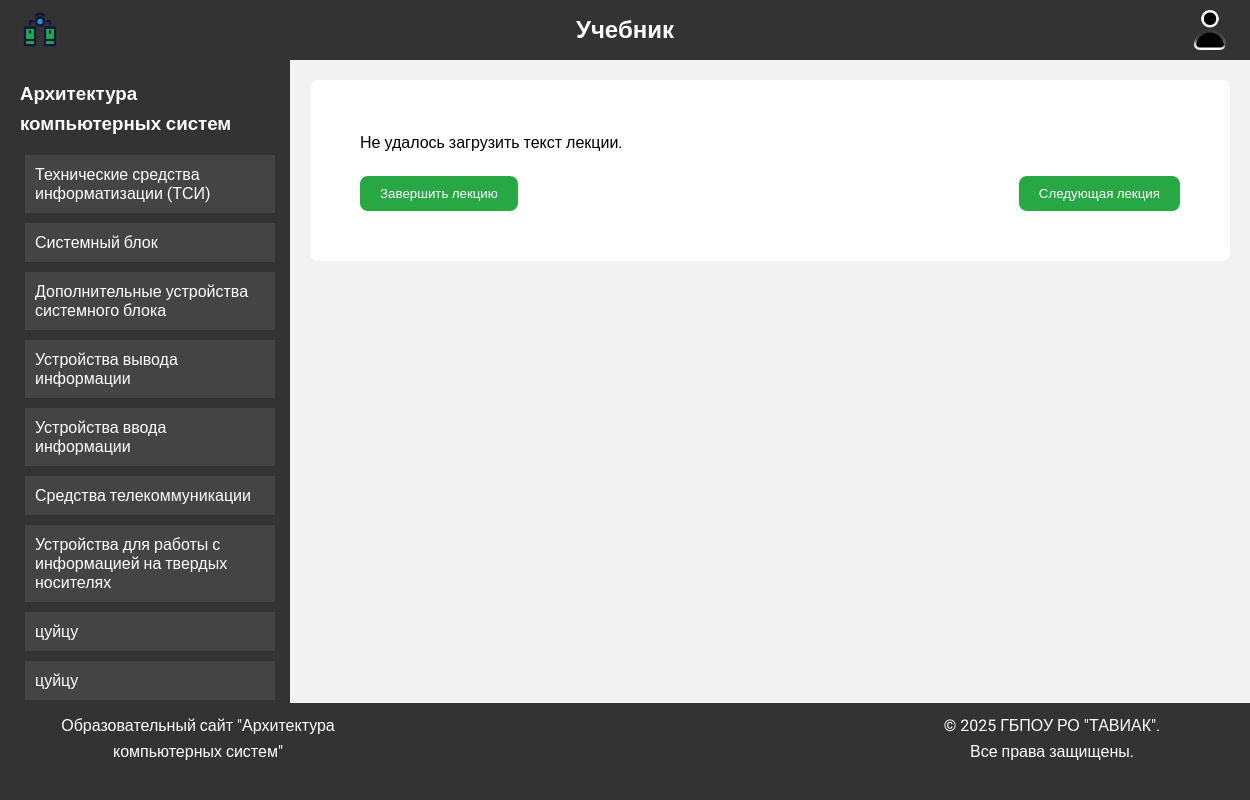
The page /index.php?page=course on the database its author committed.
### tables this page shows
CREATE TABLE `section` (
  `id` int NOT NULL,
  `title_section` varchar(100) NOT NULL,
  `order_section` int NOT NULL
);

CREATE TABLE `lecture` (
  `id` int NOT NULL,
  `id_section` int NOT NULL,
  `title_lecture` varchar(100) NOT NULL,
  `lecture_text` text NOT NULL,
  `order_lecture` int NOT NULL,
  `test_id` int DEFAULT '1'
);

### pages/course_logic/logic.php (called while the page is built, shortened)
<?php
require_once 'cache_functions.php';
require_once(__DIR__ . "/../../database/dbconnect.php");
$sectionsCacheKey = 'sections_data';
$sections = getCache($sectionsCacheKey);
if (!$sections) {
    $sectionsQuery = "SELECT id, title_section FROM section ORDER BY id ASC";
    $sectionsResult = $dbcon->query($sectionsQuery);
    $sections = $sectionsResult->fetch_all(MYSQLI_ASSOC);
}
$lecturesCacheKey = 'lectures_data';
$lectures = getCache($lecturesCacheKey);
if (!$lectures) {
    $lecturesQuery = "SELECT id, id_section, title_lecture, order_lecture FROM lecture ORDER BY id_section ASC, order_lecture ASC";
    $lecturesResult = $dbcon->query($lecturesQuery);
    $lectures = $lecturesResult->fetch_all(MYSQLI_ASSOC);
}
$lecturesBySection = [];
foreach ($lectures as $lecture) {
    $lecturesBySection[$lecture['id_section']][] = $lecture;
}
$allLectures = [];
foreach ($lecturesBySection as $sectionLectures) {
    foreach ($sectionLectures as $lecture) {
        $allLectures[] = $lecture;
    }
}

### pages/course_logic/cache_functions.php (called while the page is built, shortened)
<?php
function getCache($key)
{
    $cacheFile = __DIR__ . '/cache/' . md5($key) . '.cache';
    return false;
}

### pages/course.php (the view, shortened to what this page needs)
<?php
require_once 'course_logic/cache_functions.php';
require_once 'course_logic/logic.php';
?>
<div class="course__container">
    <div class="course__sidebar">
        <h3>Архитектура компьютерных систем</h3>
        <ul class="course__accordion">
            <?php foreach ($sections as $section): ?>
                <li>
                    <button class="course__accordion-section" data-state="collapsed">
                        <?php echo htmlspecialchars($section['title_section']); ?>
                    </button>
                </li>
            <?php endforeach; ?>
        </ul>
    </div>
    <div class="course__content">
        <?php foreach ($allLectures as $index => $lecture): ?>
            <section
                id="lecture-<?php echo $lecture['id']; ?>"
                class="cours__lecture"
                style="display: none;"
                data-next-lecture-id="<?php echo $index + 1 < count($allLectures) ? $allLectures[$index + 1]['id'] : ''; ?>">
                <article id="lecture-content-<?php echo $lecture['id']; ?>">
                </article>
                <div class="course__footer">
                    <button class="course__complete-lecture" data-lecture-id="<?php echo $lecture['id']; ?>">Завершить лекцию</button>
                    <button class="course__next-lecture" data-lecture-id="<?php echo $lecture['id']; ?>">Следующая лекция</button>
                </div>
            </section>
        <?php endforeach; ?>
    </div>
</div>

### includes/main_container.php (shortened to what this page needs)
<div class="main__container">
    <?php
        if (isset($_GET['page'])) {
            $allowed_pages = ['home', 'course', 'profile', 'authorization', 'teacher'];
            $page = basename($_GET['page']);
            if (in_array($page, $allowed_pages)) {
                include "pages/$page.php";
            } else {
                echo "<p>Страница не найдена.</p>";
                $newPageTitle = "Страница не найдена - Образовательный курс";
            }
        } else {
            include "pages/home.php";
            $newPageTitle = "Главная страница - Образовательный курс";
        }
    ?>
</div>

### index.php (shortened to what this page needs)
<?php
    include "includes/main_container.php";
    $content = ob_get_clean();
?>
<!DOCTYPE html>
<html lang="en">
<head>
    <link rel="stylesheet" href="style/style_main.css">
    <link rel="stylesheet" href="style/style_home.css">
    <link rel="stylesheet" href="style/style_course.css">
    <link rel="stylesheet" href="style/style_profile.css">
    <link rel="stylesheet" href="style/style_authorization.css">
    <link rel="stylesheet" href="style/style_lecture.css">
    <link rel="stylesheet" href="style/style_teacher.css">
</head>
<body>
    <div class="wrapper">
        <header>
            <?php require "includes/header.php"; ?>
        </header>
        <main>
            <?php echo $content; ?>
        </main>
        <footer>
            <?php require "includes/footer.php"; ?>
        </footer>
    </div>
</body>
</html>

### includes/header.php
<div class="header__container">
    <div class="header__container-logo">
        <a href="index.php?page=home" class="header__logo">
            <img src="images/logo.png" alt="Логотип сайта" width="40" height="40">
        </a>
    </div>
    <div class="header__container-course">
        <h1 class="header__title">
            <a href="index.php?page=course">Учебник</a>
        </h1>
    </div>
    <div class="header__container-profile">
    <?php if (isset($_SESSION['authorization_dostup'])): ?>
        <?php if ($_SESSION['authorization_dostup_role'] === 'admin'): ?>
            <a href="index.php?page=teacher" class="header__icon">
                <img src="images/icon1.png" alt="Иконка пользователя" width="40" height="40">
            </a>
        <?php else: ?>
            <a href="index.php?page=profile" class="header__icon">
                <img src="images/icon1.png" alt="Иконка пользователя" width="40" height="40">
            </a>
        <?php endif; ?>
    <?php else: ?>
        <a href="#" class="header__icon" id="openAuthModal">
            <img src="images/icon.png" alt="Иконка пользователя" width="40" height="40">
        </a>
    <?php endif; ?>
</div>
</div>

### includes/footer.php
<div class="footer__container">
	<div class="footer__left">
		<p>Образовательный сайт "Архитектура компьютерных систем"</p> <br>
	</div>
	<div class="footer__right">
		<p>© 2025 ГБПОУ РО "ТАВИАК". <br> Все права защищены.</p>
	</div>
</div>

### style/style_main.css (style rules this page uses)
* { margin: 0; padding: 0; font-family: "Roboto", Arial, sans-serif; }
.wrapper { font-size: 16px; line-height: 1.6; color: #000000; background-color: #f2f2f2; text-align: justify; min-width: 1240px; display: grid; grid-template-rows: auto 1fr auto; display: flex; flex-direction: column; min-height: 100vh; }
.wrapper a { color: #ffffff; text-decoration: none; }
header { background-color: #333; color: #fff; padding: 10px 20px; }
.header__container { display: flex; justify-content: space-between; align-items: center; }
.header__container-logo, .header__container-course, .header__container-profile { display: flex; align-items: center; }
.header__title a { color: #fff; }
.header__title { font-size: 1.5em; margin: 0; }
.header__logo img, .header__icon img { vertical-align: middle; }
footer { background-color: #333; color: #fff; text-align: justify; display: flex; justify-content: center; bottom: 0; margin-top: auto; }
.footer__container { display: flex; justify-content: space-between; align-items: flex-start; padding: 10px; width: 1200px; }
.footer__left, .footer__center, .footer__right { width: calc(33% - 50px); text-align: center; }

### style/style_course.css (style rules this page uses)
.course__container { display: flex; width: 100%; height: calc(100vh - 157px); overflow: hidden; }
.course__sidebar { width: 250px; background-color: #333; color: #fff; padding: 20px; overflow-y: auto; height: 100%; min-width: min-content; max-width: 20%; scrollbar-width: thin; scrollbar-color: #fff #444; }
.course__sidebar h3 { margin-bottom: 10px; color: #fff; }
.course__accordion { list-style: none; padding: 0; padding-bottom: 30px; }
.course__accordion-section { background-color: #444; color: #fff; border: none; padding: 10px; width: 100%; text-align: left; cursor: pointer; outline: none; margin: 5px; font-size: 16px; transition: background-color 0.3s ease; }
.course__content { flex: 1; padding: 10px; overflow-y: auto; height: 100%; border-radius: 8px; margin: 10px; scrollbar-width: thin; }
.cours__lecture { display: none; background-color: #fff; margin-bottom: 70px; padding: 50px; border-radius: 8px; position: relative; transition: opacity 0.3s ease, transform 0.3s ease; }
.cours__lecture article { margin-bottom: 20px; }
.course__footer { display: flex; justify-content: space-between; align-items: center; }
.course__footer button { padding: 10px 20px; background-color: #28a745; color: #fff; border: none; border-radius: 8px; cursor: pointer; transition: background-color 0.3s ease; }

### rows shown on the page
section: title_section "Технические средства информатизации (ТСИ)"
section: title_section "Системный блок"
section: title_section "Дополнительные устройства системного блока"
section: title_section "Устройства вывода информации"
section: title_section "Устройства ввода информации"
section: title_section "Средства телекоммуникации"
section: title_section "Устройства для работы с информацией на твердых носителях"
section: title_section "цуйцу"
section: title_section "цуйцу"
